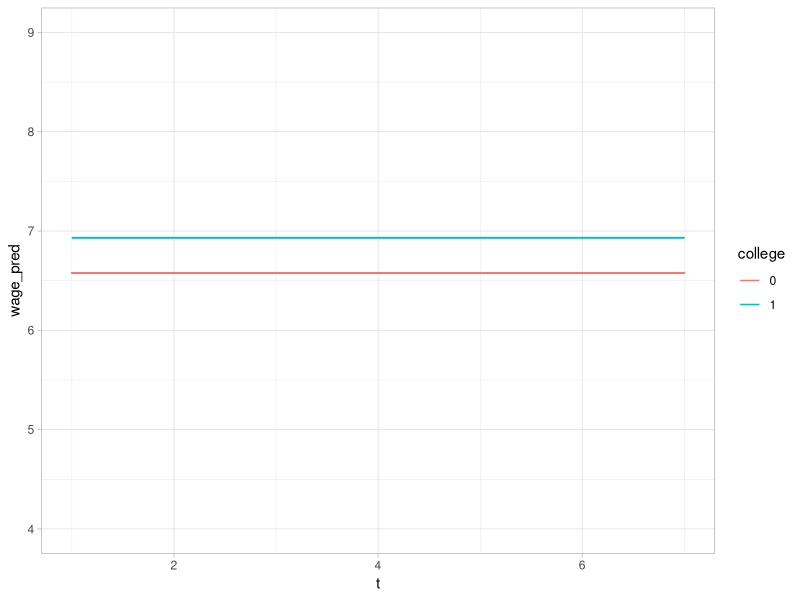
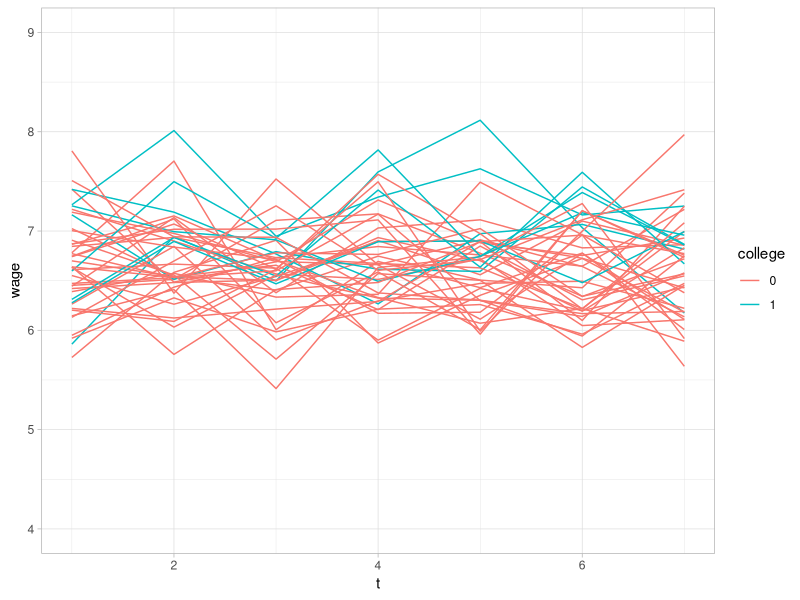
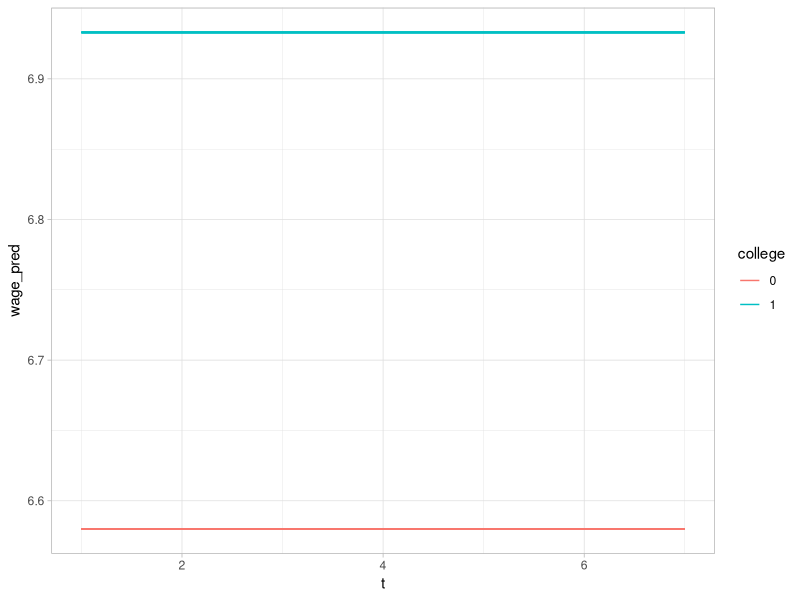
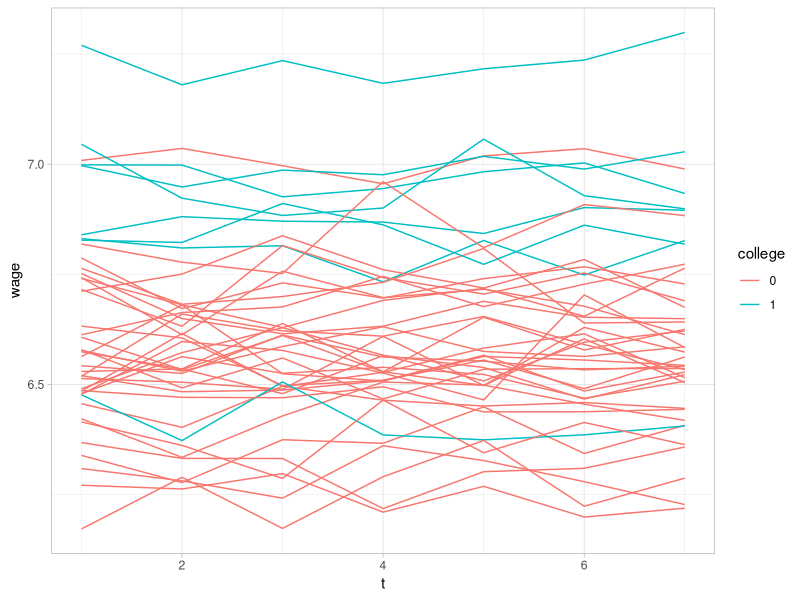
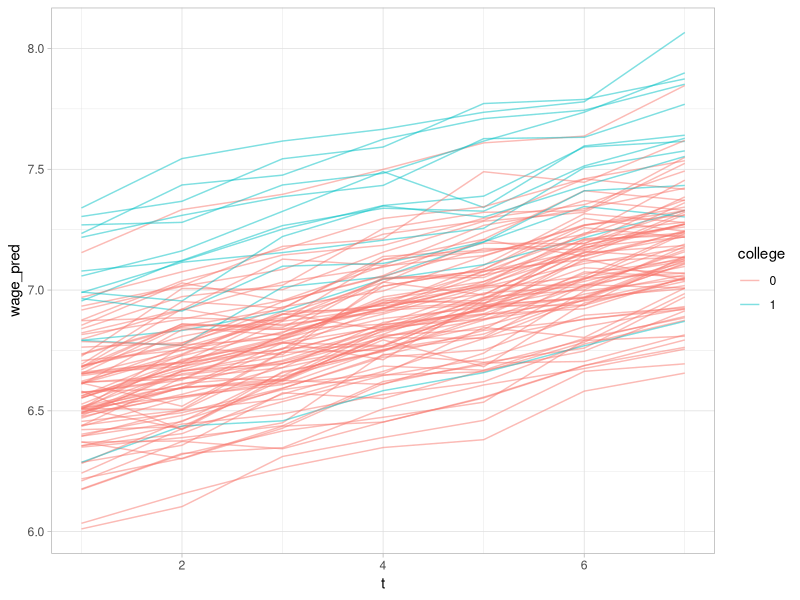
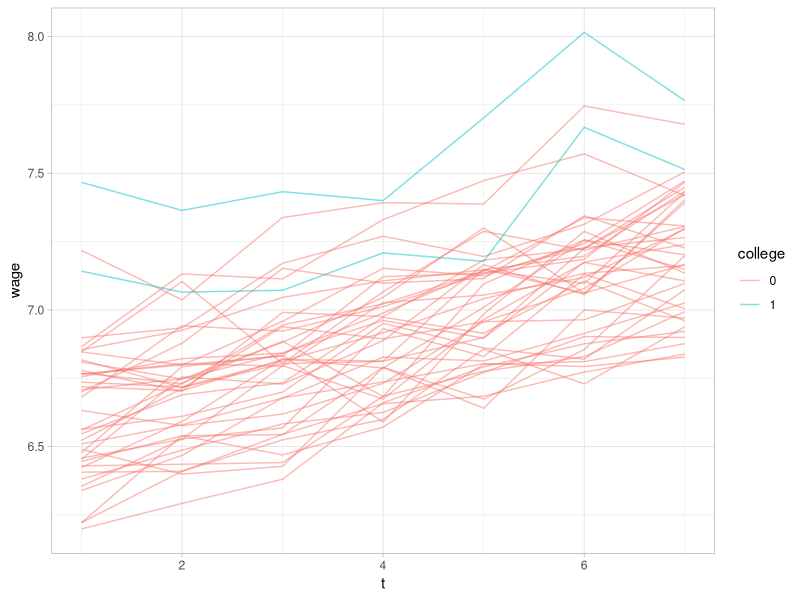

These figures' R source, in order:

# Packages ----------------------------------------------------------------

library(tidyverse)
theme_set(theme_light())

# Basic Setup -------------------------------------------------------------

N <- 595 ## number of people
T <- 7   ## number of time periods

grid <- tibble(
  id = 1:N,
  t = list(1:T)
)

grid

# unrealistic -------------------------------------------------------------

sim <- grid |> 
  ## The dplyr::n() function can only be used inside dplyr things
  ## like mutate() or filter().
  ## It is similar to the nrow() function in base R.
  mutate(college = rbinom(n(), 1, .2)) |> 
  unnest(t) |> 
  mutate(wage_pred = 6.58 + 0.353*college) |> 
  mutate(wage = rnorm(n(), wage_pred, sd = 0.434)) 

sim |> 
  ## subset 42 individuals for plotting
  filter(id %in% sample(1:N, 42)) |> 
  mutate(college = factor(college)) |> 
  ggplot(aes(t, wage_pred, group = id, color = college)) + 
  geom_line() + 
  ylim(4, 9)

sim |> 
  ## subset 42 individuals for plotting
  filter(id %in% sample(1:N, 42)) |> 
  mutate(college = factor(college)) |> 
  ggplot(aes(t, wage, group = id, color = college)) + 
  geom_line() + 
  ylim(4, 9)

# linear regression doesn't know who you are

# more realistic ----------------------------------------------------------

# make individuals more stable, which you can by adding within and between
# person error terms

tau <- 0.2
sigma <- 0.05

## ICC

tau / (tau + sigma)

sim2 <- grid |> 
  ## add college
  mutate(college = rbinom(n(), 1, .2)) |> 
  ## add between person variance
  mutate(a = rnorm(n(), 0, tau)) |> 
  ## add within person variance,
  ## you must do this row-wise
  rowwise() |> 
  mutate(e = list(rnorm(T, 0, sigma))) 

## take a second to look at the resulting dataset,
## we usually don't deal with "nested" datasets

sim2 

sim2 <- sim2 |> 
  unnest(cols = c(e, t)) 

sim2 ## a varies between people, e varies within people

sim2 <- sim2 |> 
  mutate(wage_pred = 6.58 + college*0.353 ) |> 
  mutate(wage = 6.58 + college*0.353 + a + e)

sim2 |> 
  ## subset 42 individuals for plotting
  filter(id %in% sample(1:N, 42)) |> 
  mutate(college = factor(college)) |> 
  ggplot(aes(t, wage_pred, group = id, color = college)) + 
  geom_line() 

sim2 |> 
  ## subset 42 individuals for plotting
  filter(id %in% sample(1:N, 42)) |> 
  mutate(college = factor(college)) |> 
  ggplot(aes(t, wage, group = id, color = college)) + 
  geom_line() 

# moooorreeee realistic ---------------------------------------------------

sim3 <- sim2 |> 
  ## add time trend (e.g., by adding a slope for time),
  ## 0.1 is the slope we give time
  mutate(wage_pred = 6.58 + college*0.353 + (t - 1)*0.1 + a + e) |> 
  mutate(wage = wage_pred + e)

## Plots

sim3 |> 
  filter(id %in% sample(1:N, 100)) |> 
  mutate(college = factor(college)) |> 
  ggplot(aes(t, wage_pred, group = id, color = college)) + 
  geom_line(alpha = 1/2) 

sim3 |> 
  filter(id %in% sample(1:N, 40)) |> 
  mutate(college = factor(college)) |> 
  ggplot(aes(t, wage, group = id, color = college)) + 
  geom_line(alpha = 1/2) 

